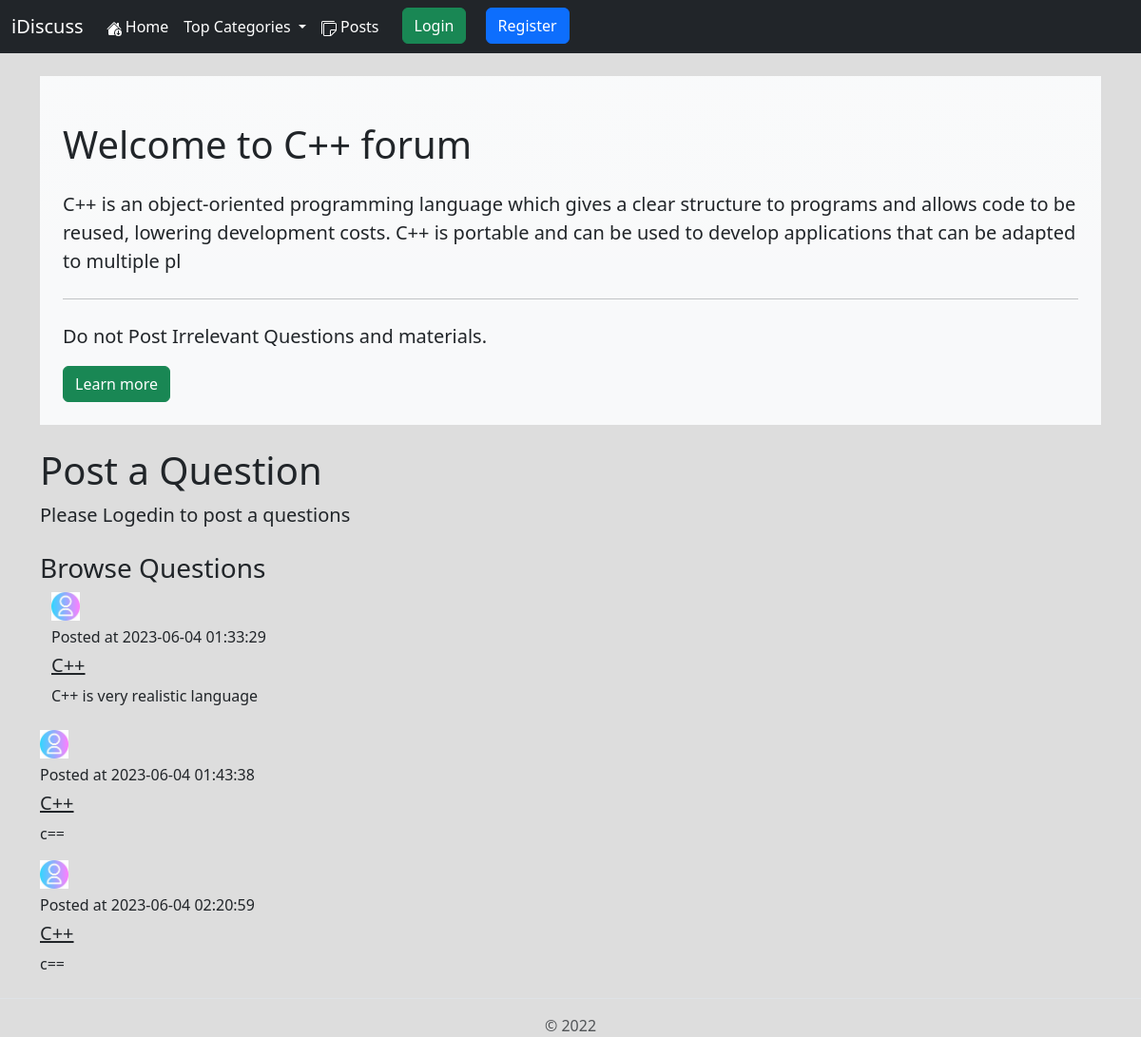
The app's page /threadlist.php?catid=1 with its own data.
### tables this page shows
CREATE TABLE `categories` (
  `cat-id` int NOT NULL,
  `cat-name` varchar(255) NOT NULL,
  `cat-desc` text NOT NULL,
  `time` datetime NOT NULL DEFAULT CURRENT_TIMESTAMP
);

CREATE TABLE `thread` (
  `thread_id` int NOT NULL,
  `thread_title` varchar(255) NOT NULL,
  `thread_desc` text NOT NULL,
  `thread_cat_id` int NOT NULL,
  `thread_user_id` int NOT NULL,
  `timestamp` datetime NOT NULL DEFAULT CURRENT_TIMESTAMP
);

### threadlist.php (the view, shortened to what this page needs)
<!doctype html>
<html lang="en">
<head>
    <link href="https://cdn.jsdelivr.net/npm/bootstrap@5.2.2/dist/css/bootstrap.min.css" rel="stylesheet"
>
    <link rel="stylesheet" href="sweetalert2.min.css">
</head>
<body>
    <?php
    include './Partials/_Db-connect.php';
    require './navbar/_header.php';
    ?>
    <?php
    $id = $_GET['catid'];
    $sql = "SELECT * FROM `categories` WHERE `cat-id` = '$id'";
    $result = mysqli_query($conn, $sql);
    while
    ($row = mysqli_fetch_assoc($result)) {
        $catname = $row['cat-name'];
        $catdesc = $row['cat-desc'];
    }
    ?>
    <div class="container my-4">
        <div class="jumbotron  bg-light bg-gradient p-4">
            <h1 class="display-6 my-4">Welcome to <?php echo $catname; ?> forum</h1>
            <p class="lead"><?php echo $catdesc; ?></p>
            <hr class="my-4">
            <p class="display-7 lead">Do not Post Irrelevant Questions and materials.</p>
            <a class="btn btn-success btn" href="#" role="button">Learn more</a>
        </div>
    </div>
    <?php
    if (isset($_SESSION['loggedin']) && $_SESSION['loggedin'] == true) {
        echo '
    <div class="container">
        <h1>Post a Question</h1>
        <form action = ' . $_SERVER["REQUEST_URI"] . '  method="post" id="threadForm">
            <div class="form-group">
                <label for="exampleInputEmail1">Thread Title</label>
                <input type="text" class="form-control" id="title" name="title" aria-describedby="emailHelp">
                <br>
                <label for="exampleInputEmail1">Thread Description</label>
                <div class="form-floating">
                    <textarea class="form-control my-3" placeholder="Leave a comment here" id="desc" name="desc" rows="3"></textarea>
                </div>
            </div>
            <button type="submit" class="btn btn-success my-2">Submit</button>
        </form>
    </div>';
    } else {
        echo
        '<div class="container">
       <h1>Post a Question</h1>
       <p class="lead">Please Logedin to post a questions</p>
       </div>';
    }
    ?>
    <div class="container my-4">
        <h3 class="display-7">Browse Questions</h3>
        <?php
        $id = $_GET['catid'];
        $sql = "SELECT * FROM `thread` WHERE `thread_cat_id` = '$id'";
        $result = mysqli_query($conn, $sql);
        while
        ($row = mysqli_fetch_assoc($result)) {
            $id = $row['thread_id'];
            $title = $row['thread_title'];
            $desc = $row['thread_desc'];
            $thread_time = $row['timestamp'];
            echo '
            <div class="container">
        <img src="./Partials/userdeafult.jpg" class="mr-3" alt="img" width="30">
            <div class="media">
            <div class="media-body my-2">
            <h6> Posted at ' . $thread_time . '</h6>
            <h5 class="mt-0 my-2" ><a class="text-dark" href="./thread.php?threadid=' . $id . '">' . $title . '</a></h5>
            <p class=" display-7">' . $desc . '</p>
            </div>
            </div>
            </div>
            </div>';
        }
        ?>
    <footer class="pt-3 mt-4 text-muted border-top text-center">
        © 2022
    </footer>
</body>
</html>

### threadlist.php (style rules this page uses)
body { background: #ddd; }

### records on screen
categories: value "C++", value "C++ is an object-oriented programming language which gives a clear structure to programs and allows code to be reused, lowering development costs. C++ is portable and can be used to develop applications that can be adapted to multiple pl"
thread: timestamp "2023-06-04 01:33:29", thread_title "C++", thread_desc "C++ is very realistic language"
thread: timestamp "2023-06-04 01:43:38", thread_title "C++", thread_desc "c=="
thread: timestamp "2023-06-04 02:20:59", thread_title "C++", thread_desc "c=="
